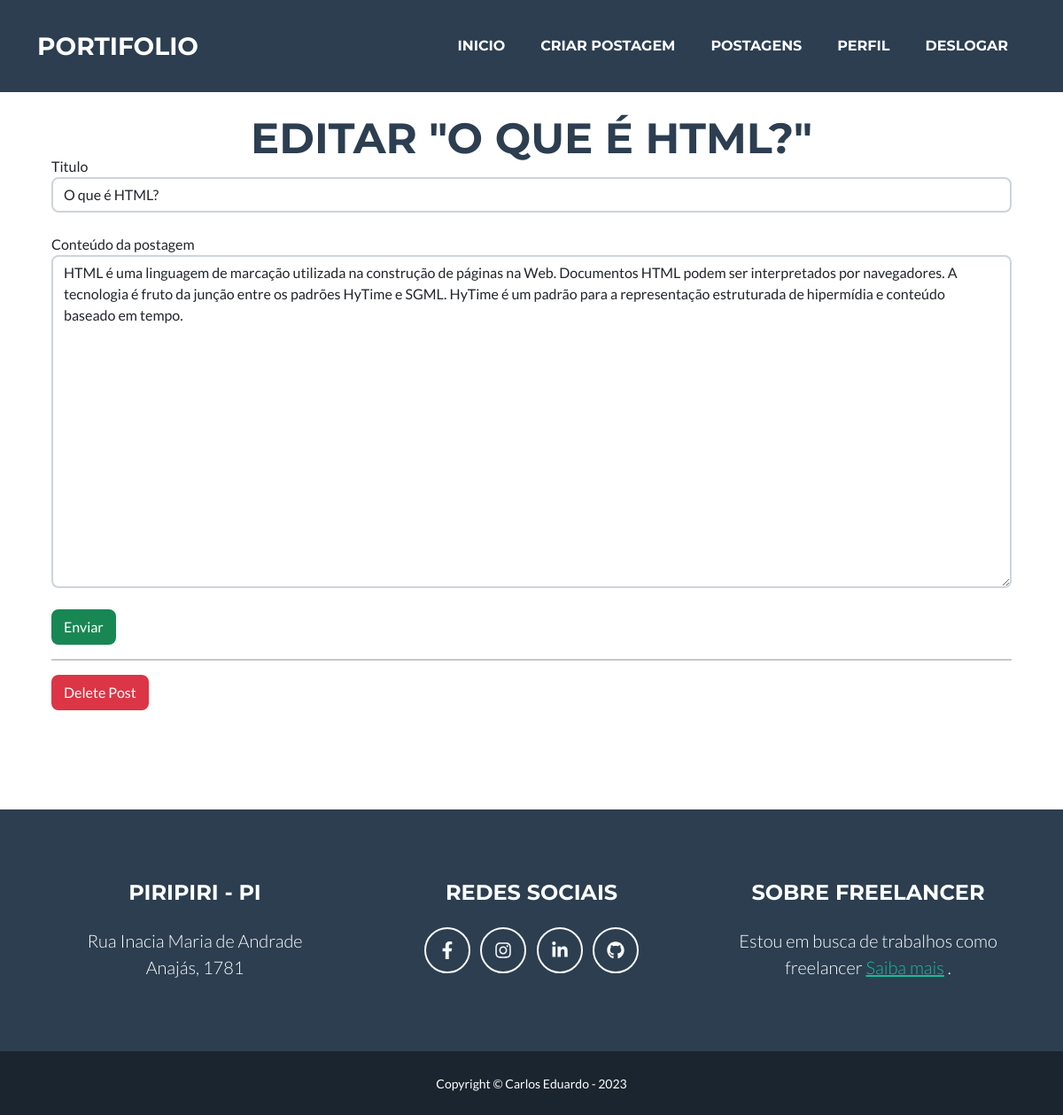
The page /5/edit/ (signed in) on the database its author committed.
### tables this page shows
CREATE TABLE posts (
    id INTEGER PRIMARY KEY AUTOINCREMENT,
    created TIMESTAMP NOT NULL DEFAULT CURRENT_TIMESTAMP,
    title TEXT NOT NULL,
    content TEXT NOT NULL
);

### main.py (the view, shortened to what this page needs)
@app.route('/<int:id>/edit/', methods=('GET', 'POST'))
def edit(id):
    post = get_post(id)
    if not (session):
        return redirect(url_for('index'))
    return render_template('edit.html', post=post)

### main.py (called while the page is built)
def get_db_connection():
    conn = sqlite3.connect('database.db')
    conn.row_factory = sqlite3.Row
    return conn

def get_post(post_id):
    conn = get_db_connection()
    post = conn.execute('SELECT * FROM posts WHERE id = ?',
                        (post_id,)).fetchone()
    conn.close()
    if post is None:
        abort(404)
    return post

### templates/edit.html
{% extends 'base.html' %} {% block content %}
<section class="page-section portfolio" id="portfolio">
    <div class="container">
        <div class="card-body">
            <h2 class="page-section-heading text-center text-uppercase text-secondary mb-0 mt-4">{% block title %} Editar "{{ post['title'] }}" {% endblock %}</h2>
            <form method="post">
                <label for="title">Titulo</label>
                <br>
                <input class="form-control" type="text" name="title" placeholder="Post title" value="{{ request.form['title'] or post['title'] }}"></input>
                <br>
                <label  for="content">Conteúdo da postagem</label>
                <br>
                <textarea class="form-control" name="content" placeholder="Post content" rows="15" cols="60">{{ request.form['content'] or post['content'] }}</textarea>
                <br>
                <button class="btn btn-success" type="submit">Enviar</button>
            </form>
            <hr>
            <form action="{{ url_for('delete', id=post['id']) }}" method="POST">
                <input class="btn btn-danger" type="submit" value="Delete Post" onclick="return confirm('Tem certeza que quer excluir essa postagem?')">
            </form>
        </div>
    </div>
</section>
{% endblock %}

### rows shown on the page
posts: title "O QUE É HTML?", title "O que é HTML?", content "HTML é uma linguagem de marcação utilizada na construção de páginas na Web. Documentos HTML podem ser interpretados por navegadores. A tecnologia é fruto da junção entre os padrões HyTime e SGML. HyTime é um padrão para a representação estruturada de hipermídia e conteúdo baseado em tempo."
